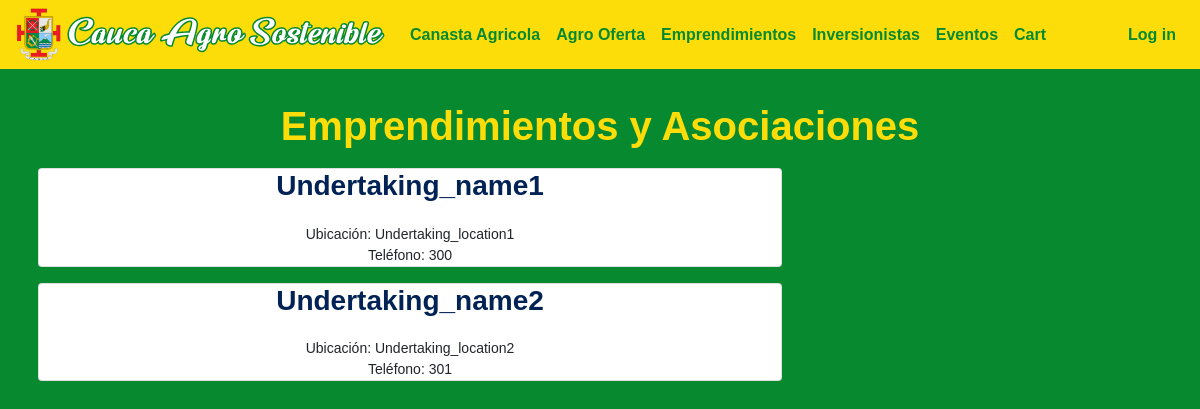
Before: /emprendimientos with the older database file.
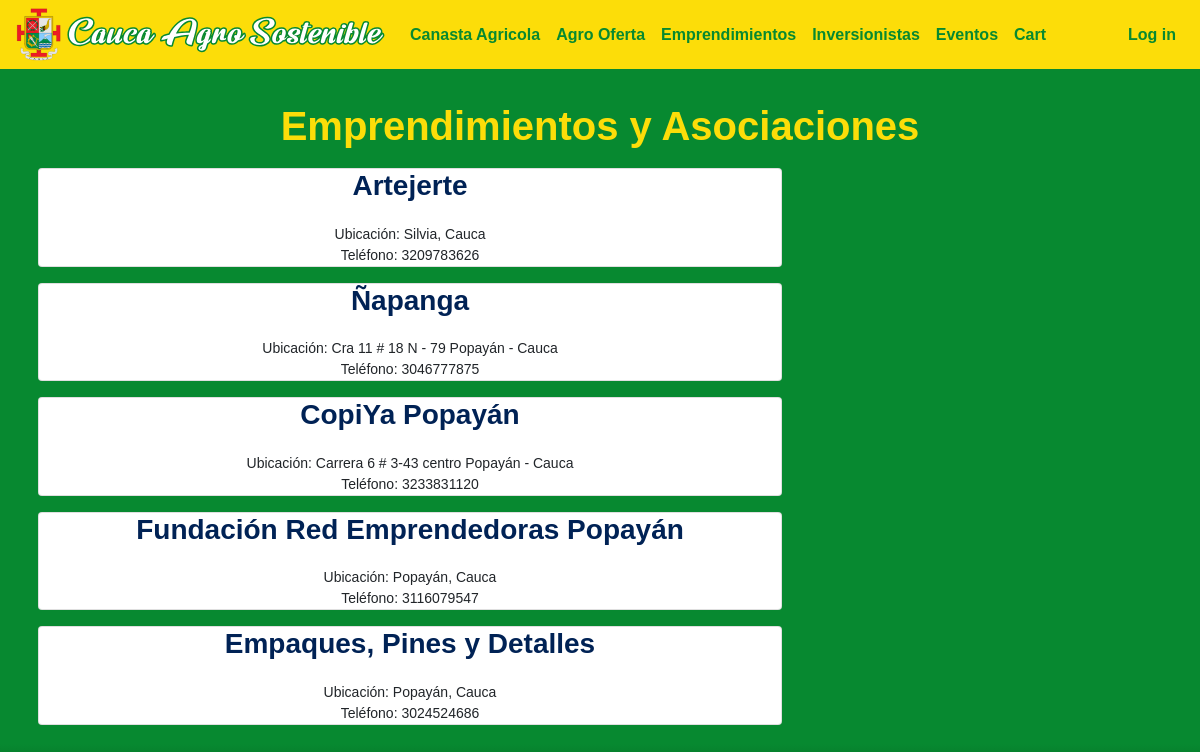
After: the same page with the newer database file.
### caucaSostenible/models.py (models this page shows)
class Undertaking(models.Model):
   name = models.CharField(max_length=60)
   description = models.CharField(max_length=600)
   location = models.CharField(max_length=40)
   phone = models.IntegerField()
   imgURL = models.CharField(max_length=300)

### caucaSostenible/views.py (the view)
# urls.py: path("emprendimientos", views.undertakings_view, name="emprendimientos"),
def undertakings_view(request):
    undertakings = Undertaking.objects.all()
    return render(request, "general/emprendimientos.html", {"undertakings": undertakings})

### caucaSostenible/templates/general/emprendimientos.html (shortened to what this page needs)
{% extends "general/layout.html" %}
{% load static %}
{% block body %}
<div id="main-container">
    <h1><center>Emprendimientos y Asociaciones</center></h1>
    {% for undertaking in undertakings %}
    <div class="container">
        <div class="row">
            <div class="col-12 col-lg-8 p-2">
                <article class="card h-100 bg-sucess">
                    <center>
                    <h3 class="title">{{undertaking.name}}</h3>
                    <p>Ubicación: {{undertaking.location}}</p>
                    <p>Teléfono: {{undertaking.phone}}</p>
                     </center>
                </article>
            </div>
        </div>
    </div>
    {% endfor %}
</div>
{% endblock %}

### caucaSostenible/templates/general/layout.html (shortened to what this page needs)
{% load static %}
<!DOCTYPE html>
<html lang="en">
    <head>
        <link rel="stylesheet" href="https://stackpath.bootstrapcdn.com/bootstrap/4.1.3/css/bootstrap.min.css">
        <link href="{% static 'caucaSostenible/css/generalStyles.css' %}" rel="stylesheet">
        <link href="{% static 'caucaSostenible/css/styles.css' %}" rel="stylesheet">
    </head>
    <body>
        <nav class="navbar navbar-expand-lg background-color1">
            <a class="navbar-brand" href="{% url 'index' %}">
                <img src="{% static 'caucaSostenible/images/Cauca_sostenible_icon.svg' %}" width="370" height="53" alt="">
            </a>
            <div class="collapse navbar-collapse" id="navbarNav">
                <ul class="navbar-nav">
                    <li class="nav-item">
                        <a class="nav-link menu-option" href="{% url 'canasta-agricola' %}">Canasta Agricola</a>
                    </li>
                    <li class="nav-item">
                        <a class="nav-link menu-option" href="{% url 'agro-oferta' %}">Agro Oferta</a>
                    </li>
                    <li class="nav-item">
                        <a class="nav-link menu-option" href="{% url 'emprendimientos' %}">Emprendimientos</a>
                    </li>
                    <li class="nav-item">
                        <a class="nav-link menu-option" href="{% url 'inversionistas' %}">Inversionistas</a>
                    </li>
                    <li class="nav-item">
                        <a class="nav-link menu-option" href="{% url 'eventos' %}">Eventos</a>
                    </li>
                    <li class="nav-item">
                        <a class="nav-link menu-option" href="{% url 'cart' %}">Cart</a>
                    </li>
                </ul>
                <ul class="navbar-nav ml-auto">
                    {% if user.is_authenticated %}
                        <li class="nav-item dropdown">
                            <a class="nav-link dropdown-toggle menu-option" href="#" id="navbarDropdown" role="button" data-toggle="dropdown" aria-haspopup="true" aria-expanded="false">{{ user }}</a>
                            <div class="dropdown-menu border-0 dropdown-menu-right" aria-labelledby="navbarDropdown">
                                <a class="dropdown-item menu-option" href="log-out">Log Out</a>
                            </div>
                        </li>
                    {% else %}
                        <li class="nav-item">
                            <a class="nav-link menu-option" href="login">Log in</a>
                        </li>
                    {% endif %}
                </ul>
            </div>
        </nav>
        <br>
        {% block body %}
        {% endblock %}
    </body>
</html>

### caucaSostenible/static/caucaSostenible/css/generalStyles.css (style rules this page uses)
body { font-size: 14px; font-family: Arial, sans-serif; }

### caucaSostenible/static/caucaSostenible/css/styles.css (style rules this page uses)
a { color: #04521d; font-weight: bold; }
body { padding: 0px 0px; background: rgb(6,87,32); background: linear-gradient(180deg, rgba(6,87,32,1) 0%, rgba(7,137,48,1) 7%, rgba(7,137,48,1) 93%, rgba(6,87,32,1) 100%); }
h1 { color: #fcdd09; font-weight: bold; margin: 0 0 10px 0; }
h3 { color: #fcdd09; margin: 0 0 7px 0; }
#main-container { padding: 12px 10px; }
.background-color1 { background-color: #fcdd09; }
p { margin: 0 0; }
.menu-option { color: #078930; font-size: 16px; font-weight: bold; }
.navbar-brand { padding: 0 0; }
ul { padding-left: 14px; margin: 0 0; }
html { min-height: 100%; }
.title { color: #002255; font-weight: bold; margin-bottom: 0px }

Changed rows visible on the page:
removed Undertaking: name "Undertaking_name1", location "Undertaking_location1", phone "300"
removed Undertaking: name "Undertaking_name2", location "Undertaking_location2", phone "301"
added Undertaking: name "Artejerte", location "Silvia, Cauca", phone "3209783626"
added Undertaking: name "Ñapanga", location "Cra 11 # 18 N - 79 Popayán - Cauca", phone "3046777875"
added Undertaking: name "CopiYa Popayán", location "Carrera 6 # 3-43 centro Popayán - Cauca", phone "3233831120"
added Undertaking: name "Fundación Red Emprendedoras Popayán", location "Popayán, Cauca", phone "3116079547"
added Undertaking: name "Empaques, Pines y Detalles", location "Popayán, Cauca", phone "3024524686"
